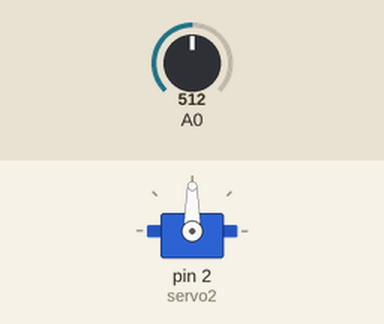
The sketch below on a simulated Arduino Uno, built with avr-gcc and run on an emulated ATmega328P. Shown: servo. The test bench sets the inputs (shaded band); at power-on: A0 = 512.

Above: at 4.2 s.
4.3 s: A0 set to 716
At 5.3 s:
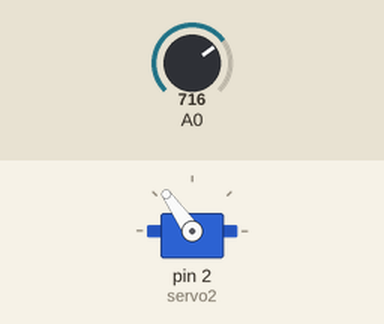
6.5 s: A0 set to 900
At 8.0 s:
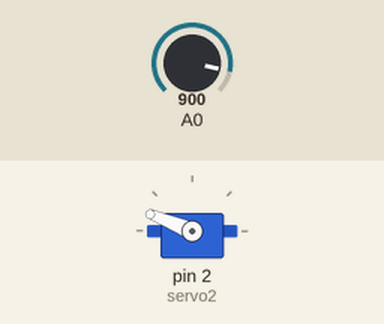
8.5 s: A0 set to 306
At 9.6 s:
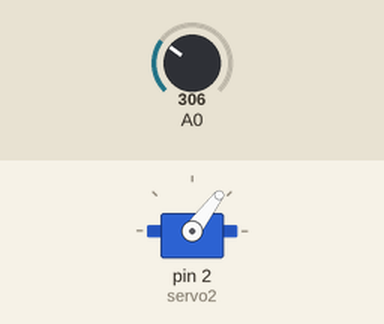
10.5 s: A0 set to 122
At 12.2 s:
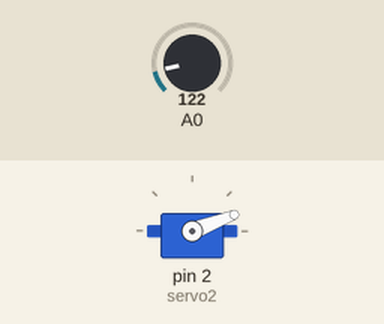
12.5 s: A0 set to 0
At 13.9 s:
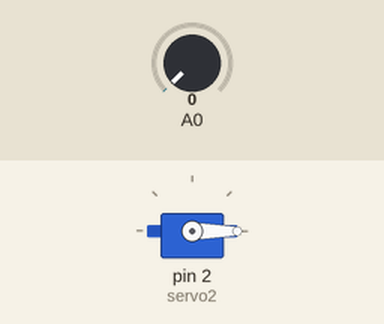
14.5 s: A0 set to 1023
At 15.4 s:
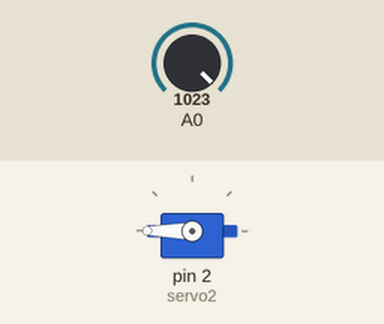
Timing chart, 0 to 17.5 s (numbered marks = the images above; inputs shaded):
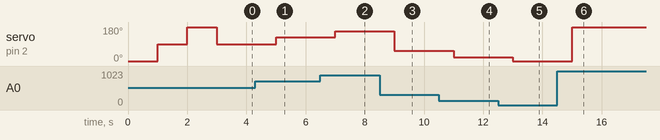

Measured:
- after the input at 4.3 s, servo on pin 2 (servo2): 90° → 125° after 0.70 s
- after the input at 6.5 s, servo on pin 2 (servo2): 125° → 158° after 0.50 s
- after the input at 8.5 s, servo on pin 2 (servo2): 158° → 53° after 0.50 s
- after the input at 10.5 s, servo on pin 2 (servo2): 53° → 21° after 0.50 s
- after the input at 12.5 s, servo on pin 2 (servo2): 21° → 0° after 0.50 s
- after the input at 14.5 s, servo on pin 2 (servo2): 0° → 180° after 0.50 s

The sketch:

48_UsandoDaBibliotecaServo.ino
```cpp
#include <Servo.h>

Servo servo2;

void setup() {
  // Pino, ajuste1, ajuste2 (para não ficar torto os angulos)
  servo2.attach(2, 500, 2600);
  pinMode(A0, INPUT);

  servo2.write(0);
  delay(1000);

  servo2.write(90);
  delay(1000);

  servo2.write(180);
  delay(1000);

}

void loop() {
  int pot = analogRead(A0);
  // map(param a ser convertido, a0, a1, b0, b1)
  int angulo = map(pot, 0, 1023, 0, 180);
  servo2.write(angulo);
  delay(1000);
}
```
